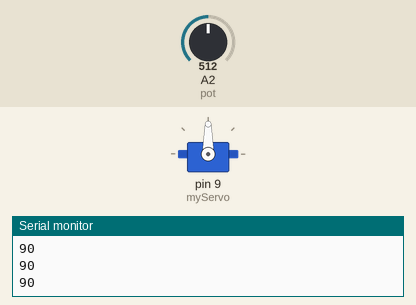
Bench run of a sketch on a simulated Arduino Uno, built with avr-gcc and run on an emulated ATmega328P. On the bench: servo, the last lines printed to the serial monitor. The inputs (shaded band) are chosen by the test bench; at power-on: A2 (pot) = 512.

Above: at 1.2 s.
1.3 s: A2 (pot) set to 716
At 1.8 s:
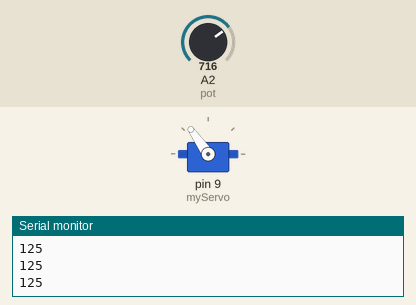
2.8 s: A2 (pot) set to 900
At 3.3 s:
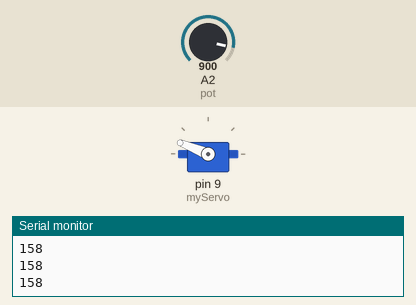
4.3 s: A2 (pot) set to 1023
At 5.4 s:
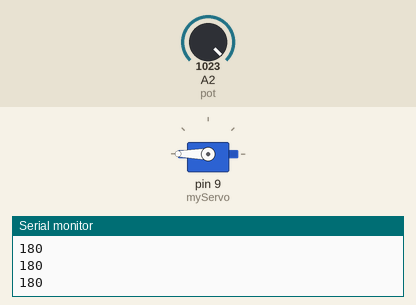
5.8 s: A2 (pot) set to 306
At 6.3 s:
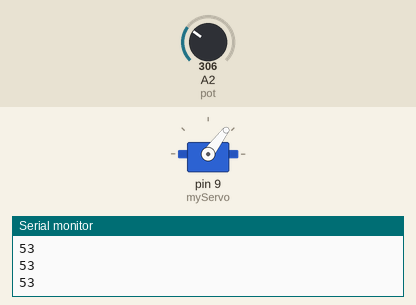
7.3 s: A2 (pot) set to 122
At 7.7 s:
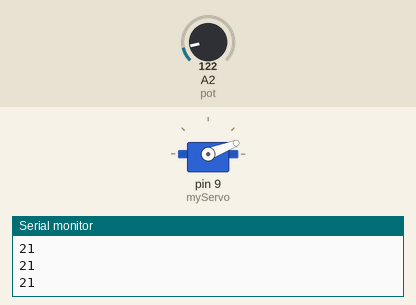
8.8 s: A2 (pot) set to 0
At 10.2 s:
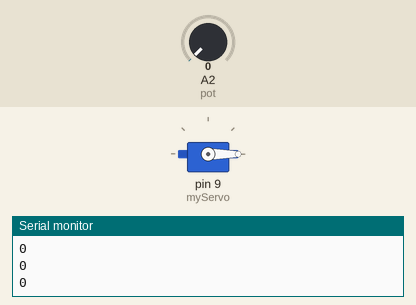
Timing chart, 0 to 11.3 s (numbered marks = the images above; inputs shaded):
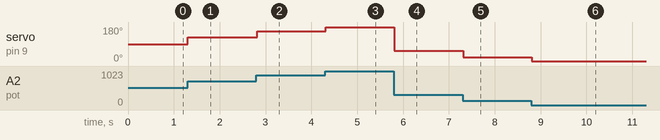

Measured:
- after the input at 1.3 s, servo on pin 9 (myServo): 90° → 125° at once
- after the input at 2.8 s, servo on pin 9 (myServo): 125° → 158° at once
- after the input at 4.3 s, servo on pin 9 (myServo): 158° → 180° at once
- after the input at 5.8 s, servo on pin 9 (myServo): 180° → 53° at once
- after the input at 7.3 s, servo on pin 9 (myServo): 53° → 21° at once
- after the input at 8.8 s, servo on pin 9 (myServo): 21° → 0° at once

The sketch:

servoPOT.ino
```cpp
#include <Servo.h>

Servo myServo;
int pot=A2;
void setup() {
  Serial.begin(9600);
  myServo.attach(9);  // servo connected to pin 9
  pinMode(pot,INPUT);
}
int val;
void loop() {
  // myServo.write(0);
  // delay(2000);
  // myServo.write(45);   // move to 45°
  // delay(2000);

  // myServo.write(90);   // move to 90°
  // delay(2000);

  // myServo.write(127);  // move to 127°
  // delay(2000);

  // myServo.write(180);  // move to 180°
  // delay(2000);
  val=analogRead(pot);
  int angle=map(val,0,1023,0,180);
  myServo.write(angle);
  Serial.println(angle);
  delay(15);
}
```
